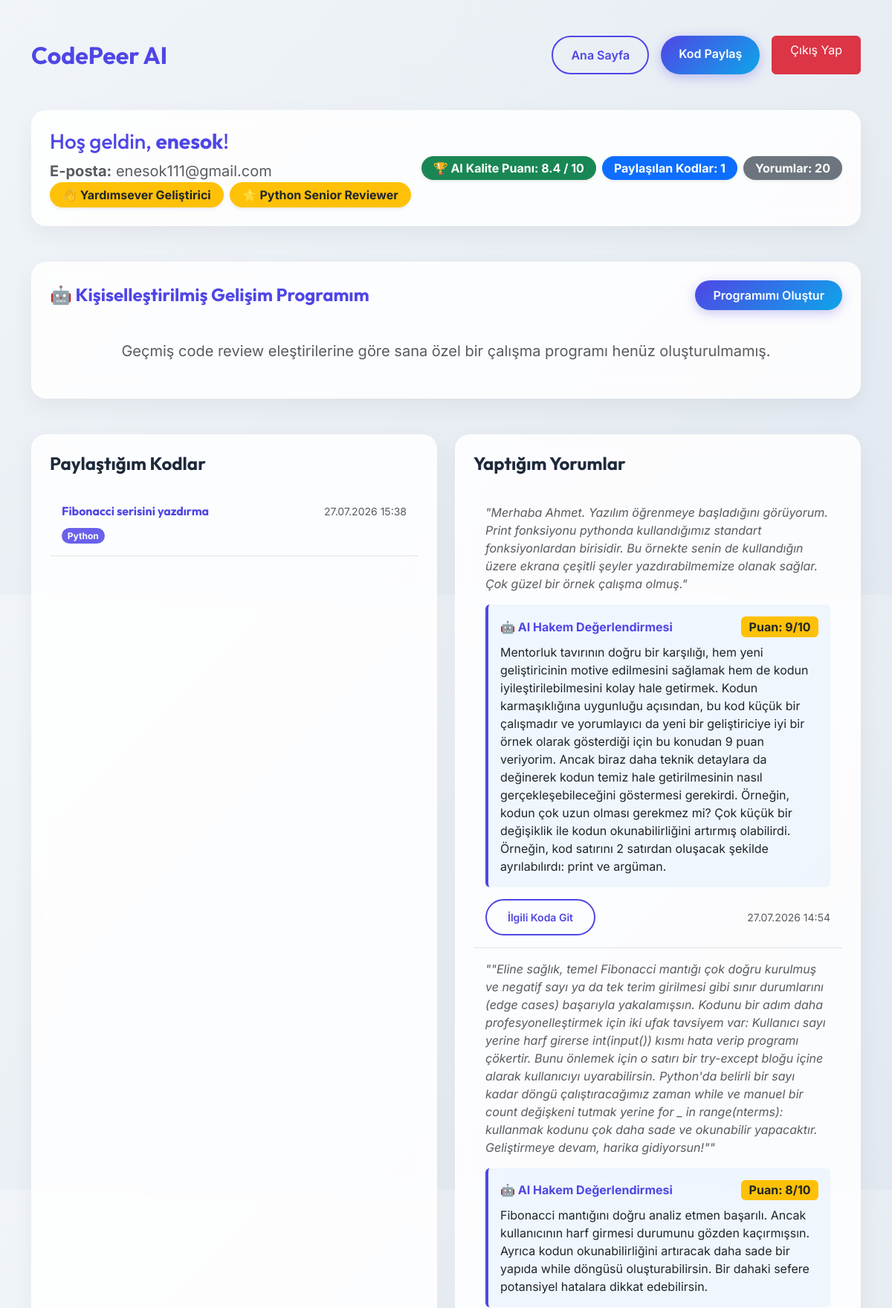
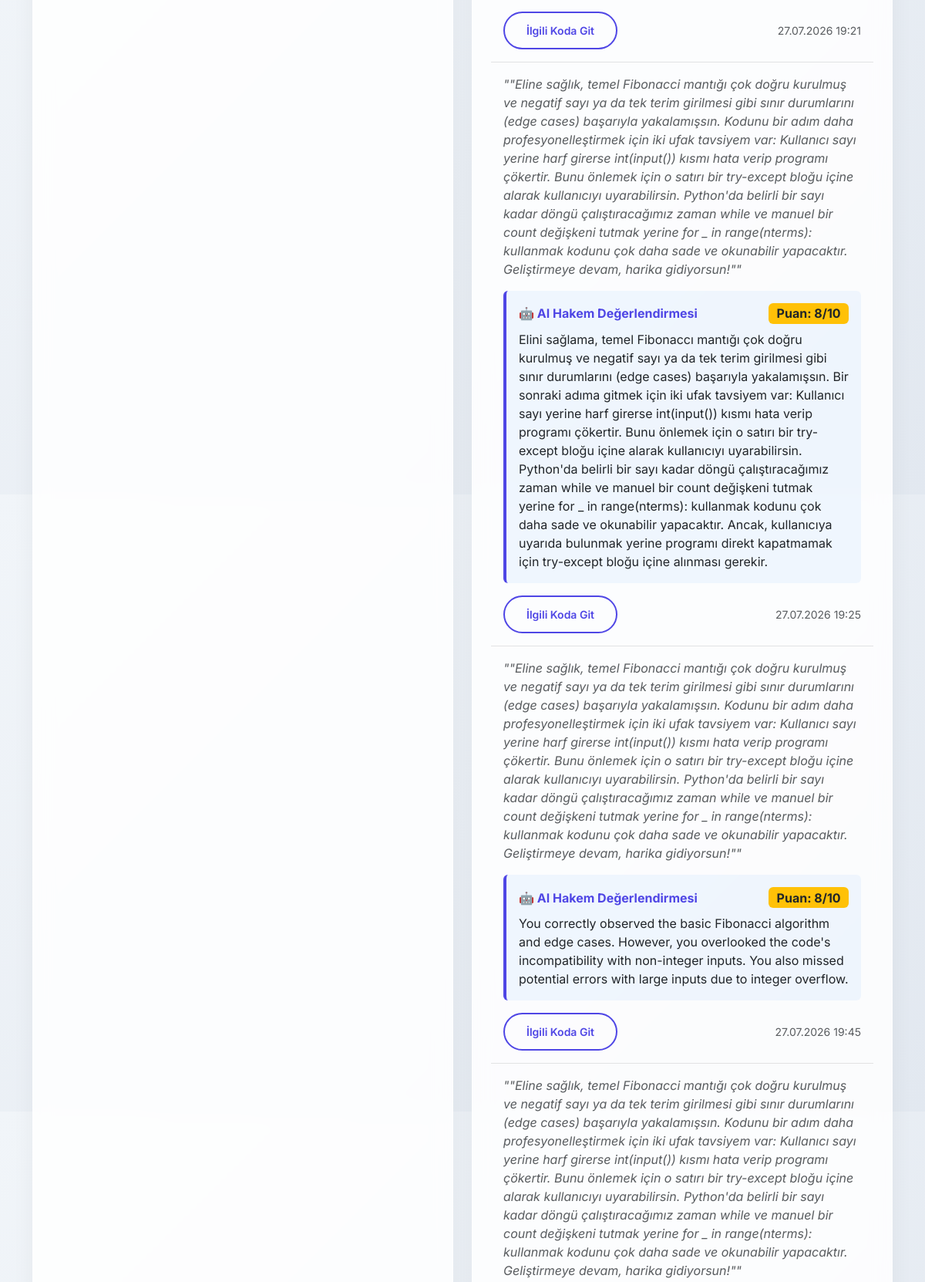
Screenshot of /profile (signed in, upper part) with the database file from the repository (2 pictures, top to bottom).
### database.py (models this page shows)
class User(Base):
    __tablename__ = "users"
    id = Column(Integer, primary_key=True, index=True)
    username = Column(String, unique=True, index=True)
    email = Column(String, unique=True, index=True)
    hashed_password = Column(String)
    learning_plan = Column(Text, nullable=True)  # AI tarafından oluşturulan kişisel eğitim programı
    posts = relationship("CodePost", back_populates="owner")
    comments = relationship("Comment", back_populates="author")

class CodePost(Base):
    __tablename__ = "code_posts"
    id = Column(Integer, primary_key=True, index=True)
    title = Column(String, index=True)
    content = Column(Text)  # Kullanıcının yüklediği ham kod bloğu
    language = Column(String)  # Python, JS, C++ vb.
    created_at = Column(DateTime, default=datetime.utcnow)
    user_id = Column(Integer, ForeignKey("users.id"))
    owner = relationship("User", back_populates="posts")
    comments = relationship("Comment", back_populates="post")
    ai_reviews = relationship("AIReview", back_populates="post")

class Comment(Base):
    __tablename__ = "comments"
    id = Column(Integer, primary_key=True, index=True)
    content = Column(Text)  # Kullanıcının kod hakkındaki analizi/yorumu
    created_at = Column(DateTime, default=datetime.utcnow)
    user_id = Column(Integer, ForeignKey("users.id"))
    post_id = Column(Integer, ForeignKey("code_posts.id"))
    author = relationship("User", back_populates="comments")
    post = relationship("CodePost", back_populates="comments")
    ai_reviews = relationship("AIReview", back_populates="comment")

class AIReview(Base):
    __tablename__ = "ai_reviews"
    id = Column(Integer, primary_key=True, index=True)
    review_text = Column(Text)  # LLM'den gelen detaylı analiz metni
    score = Column(Integer, nullable=True)  # LLM'in verdiği puan (Örn: 1-10 arası)
    target_type = Column(String)  # "post" (kod için) veya "comment" (yorum incelemesi için)
    created_at = Column(DateTime, default=datetime.utcnow)
    post_id = Column(Integer, ForeignKey("code_posts.id"), nullable=True)
    comment_id = Column(Integer, ForeignKey("comments.id"), nullable=True)
    post = relationship("CodePost", back_populates="ai_reviews")
    comment = relationship("Comment", back_populates="ai_reviews")

### main.py (the view)
@app.get("/profile")
def profile_page(request: Request, current_user: str = Cookie(None), db: Session = Depends(database.get_db)):
    if not current_user:
        return RedirectResponse(url="/login", status_code=status.HTTP_303_SEE_OTHER)
    user = db.query(database.User).filter(database.User.username == current_user).first()
    if not user:
        return RedirectResponse(url="/login", status_code=status.HTTP_303_SEE_OTHER)
    total_score = 0
    review_count = 0
    language_stats = {}
    mentor_score = 0
    mentor_count = 0
    for comment in user.comments:
        if comment.ai_reviews and comment.ai_reviews[0].score is not None:
            ai_score = comment.ai_reviews[0].score
            total_score += ai_score
            review_count += 1
            lang = comment.post.language.strip()
            code_lines = len(comment.post.content.strip().splitlines())
            if code_lines <= 5:
                mentor_score += ai_score
                mentor_count += 1
            else:
                if lang not in language_stats:
                    language_stats[lang] = {"total_score": 0, "count": 0}
                language_stats[lang]["total_score"] += ai_score
                language_stats[lang]["count"] += 1
    avg_score = round(total_score / review_count, 1) if review_count > 0 else 0
    earned_badges = []
    if mentor_count >= 1:
        mentor_avg = mentor_score / mentor_count
        if mentor_count >= 2 and mentor_avg >= 8.5:
            earned_badges.append("🤝 Topluluk Mentoru")
        elif mentor_count >= 1 and mentor_avg >= 7.0:
            earned_badges.append("👋 Yardımsever Geliştirici")
    for lang, stats in language_stats.items():
        lang_avg = stats["total_score"] / stats["count"]
        if stats["count"] >= 3 and lang_avg >= 8.5:
            earned_badges.append(f"🏅 {lang} Master Reviewer")
        elif stats["count"] >= 2 and lang_avg >= 7.0:
            earned_badges.append(f"⭐ {lang} Senior Reviewer")
        elif stats["count"] >= 1 and lang_avg >= 5.0:
            earned_badges.append(f"👍 {lang} Gözlemcisi")
    return templates.TemplateResponse(
        request=request,
        name="profile.html",
        context={
            "title": f"{user.username} - Profil",
            "username": current_user,
            "user": user,
            "avg_score": avg_score,
            "earned_badges": earned_badges # Kazanılan rozetleri HTML'e gönder
        }
    )

### templates/profile.html (shortened to what this page needs)
<!DOCTYPE html>
<html lang="tr">
<head>
    <link href="https://cdn.jsdelivr.net/npm/bootstrap@5.3.0/dist/css/bootstrap.min.css" rel="stylesheet">
    <link href="/static/css/style.css" rel="stylesheet">
</head>
<body>
    <div class="container py-5">
        <div class="d-flex justify-content-between align-items-center mb-5">
            <h2 class="fw-bold m-0" style="color: var(--primary);">CodePeer AI</h2>
            <div class="d-flex gap-3">
                <a href="/" class="btn btn-premium-outline px-4">Ana Sayfa</a>
                <a href="/post" class="btn btn-premium px-4">Kod Paylaş</a>
                <a href="/logout" class="btn btn-danger px-4">Çıkış Yap</a>
            </div>
        </div>
        <div class="glass-card p-4 mb-5 transition-all" style="border-radius: 1.25rem;">
            <div class="row align-items-center">
                <div class="col-md-8">
                    <h3 class="mb-2" style="color: var(--primary);">Hoş geldin, <span class="fw-bold">{{ user.username }}</span>!</h3>
                    <p class="text-muted mb-0 fs-5"><strong>E-posta:</strong> {{ user.email }}</p>
                    {% if earned_badges %}
                        <div class="d-flex gap-2 flex-wrap">
                            {% for badge in earned_badges %}
                                <span class="badge bg-warning text-dark fs-6 p-2 px-3 rounded-pill shadow-sm border border-warning">{{ badge }}</span>
                            {% endfor %}
                        </div>
                    {% endif %}
                </div>
                <div class="col-md-4 text-md-end mt-3 mt-md-0">
                    <div class="d-flex gap-2 justify-content-md-end">
                        <span class="badge bg-success fs-6 p-2 px-3 rounded-pill shadow-sm">🏆 AI Kalite Puanı: {{ avg_score }} / 10</span>
                        <span class="badge bg-primary fs-6 p-2 px-3 rounded-pill shadow-sm">Paylaşılan Kodlar: {{ user.posts|length }}</span>
                        <span class="badge bg-secondary fs-6 p-2 px-3 rounded-pill shadow-sm">Yorumlar: {{ user.comments|length }}</span>
                    </div>
                </div>
            </div>
        </div>
        <div class="glass-card p-4 mb-5 transition-all" style="border-radius: 1.25rem;">
            <div class="d-flex justify-content-between align-items-center mb-3">
                <h4 class="fw-bold m-0" style="color: var(--primary);">🤖 Kişiselleştirilmiş Gelişim Programım</h4>
                <form action="/profile/generate-plan" method="POST" onsubmit="this.querySelector('button').innerHTML='Hazırlanıyor... ⏳'; this.querySelector('button').disabled=true;">
                    <button type="submit" class="btn btn-premium px-4 py-2 fs-6">
                        {% if user.learning_plan %}Programımı Güncelle{% else %}Programımı Oluştur{% endif %}
                    </button>
                </form>
            </div>
            {% if user.learning_plan %}
                <hr>
                <div id="learning-plan-content" class="mt-4" style="color: var(--text-main); font-size: 1.1rem; line-height: 1.6;">
                    {{ user.learning_plan }}
                </div>
                <script src="https://cdn.jsdelivr.net/npm/marked/marked.min.js"></script>
                <script>
                    document.addEventListener("DOMContentLoaded", function() {
                        var contentDiv = document.getElementById("learning-plan-content");
                        var rawMarkdown = contentDiv.innerText || contentDiv.textContent;
                        contentDiv.innerHTML = marked.parse(rawMarkdown);
                    });
                </script>
            {% else %}
                <div class="text-center py-4">
                    <p class="text-muted fs-5 mb-0">Geçmiş code review eleştirilerine göre sana özel bir çalışma programı henüz oluşturulmamış.</p>
                </div>
            {% endif %}
        </div>
        <div class="row">
            <div class="col-lg-6 mb-4">
                <div class="glass-card p-4 h-100 transition-all hover-lift" style="border-radius: 1.25rem;">
                    <h4 class="fw-bold mb-4" style="color: var(--text-main);">Paylaştığım Kodlar</h4>
                    {% if user.posts %}
                        <div class="list-group list-group-flush bg-transparent">
                        {% for post in user.posts %}
                            <a href="/post/{{ post.id }}" class="list-group-item list-group-item-action bg-transparent border-bottom py-3" style="border-color: rgba(0,0,0,0.1) !important;">
                                <div class="d-flex w-100 justify-content-between align-items-center mb-1">
                                    <h6 class="mb-0 fw-bold" style="color: var(--primary);">{{ post.title }}</h6>
                                    <small class="text-muted">{{ post.created_at.strftime('%d.%m.%Y %H:%M') }}</small>
                                </div>
                                <span class="badge rounded-pill mt-2" style="background-color: var(--primary); opacity: 0.85;">{{ post.language }}</span>
                            </a>
                        {% endfor %}
                        </div>
                    {% else %}
                        <div class="text-center py-5">
                            <p class="text-muted fs-5">Henüz hiç kod paylaşmadın.</p>
                            <a href="/post" class="btn btn-premium px-4 mt-2">Hemen Paylaş</a>
                        </div>
                    {% endif %}
                </div>
            </div>
            <div class="col-lg-6 mb-4">
                <div class="glass-card p-4 h-100 transition-all hover-lift" style="border-radius: 1.25rem;">
                    <h4 class="fw-bold mb-4" style="color: var(--text-main);">Yaptığım Yorumlar</h4>
                    {% if user.comments %}
                        <div class="list-group list-group-flush bg-transparent">
                        {% for comment in user.comments %}
                            <div class="list-group-item bg-transparent border-bottom py-3" style="border-color: rgba(0,0,0,0.1) !important;">
                                <p class="mb-3 text-muted fst-italic">"{{ comment.content }}"</p>
                                {% if comment.ai_reviews %}
                                    {% set ai_feedback = comment.ai_reviews[0] %}
                                    <div class="mt-3 mb-3 p-3 rounded" style="background-color: rgba(13, 110, 253, 0.05); border-left: 4px solid var(--primary);">
                                        <div class="d-flex justify-content-between align-items-center mb-2">
                                            <strong style="color: var(--primary);">🤖 AI Hakem Değerlendirmesi</strong>
                                            <span class="badge bg-warning text-dark fs-6">Puan: {{ ai_feedback.score }}/10</span>
                                        </div>
                                        <p class="mb-0 text-sm">{{ ai_feedback.review_text }}</p>
                                    </div>
                                {% endif %}
                                <div class="d-flex justify-content-between align-items-center">
                                    <a href="/post/{{ comment.post_id }}" class="btn btn-sm btn-premium-outline">İlgili Koda Git</a>
                                    <small class="text-muted">{{ comment.created_at.strftime('%d.%m.%Y %H:%M') }}</small>
                                </div>
                            </div>
                        {% endfor %}
                        </div>
                    {% else %}
                        <div class="text-center py-5">
                            <p class="text-muted fs-5">Henüz kimsenin koduna yorum yapmadın.</p>
                            <a href="/" class="btn btn-premium-outline px-4 mt-2">Kodları İncele</a>
                        </div>
                    {% endif %}
                </div>
            </div>
        </div>
    </div>
</body>
</html>

### static/css/style.css (style rules this page uses)
:root { --primary: #4f46e5; --primary-hover: #4338ca; --secondary: #0ea5e9; --bg-color: #f1f5f9; --card-bg: rgba(255, 255, 255, 0.85); --text-main: #1e293b; --text-muted: #64748b; --glass-border: rgba(255, 255, 255, 0.4); }
body { background: linear-gradient(135deg, #f1f5f9 0%, #e2e8f0 100%); font-family: 'Inter', sans-serif; color: var(--text-main); min-height: 100vh; }
h1, h2, h3, h4, h5, h6 { font-family: 'Outfit', sans-serif; }
.glass-card { background: var(--card-bg); backdrop-filter: blur(12px); -webkit-backdrop-filter: blur(12px); border: 1px solid var(--glass-border); box-shadow: 0 10px 30px rgba(0, 0, 0, 0.05); border-radius: 1.5rem; padding: 2.5rem; }
.btn-premium { background: linear-gradient(135deg, var(--primary), var(--secondary)); color: white; border: none; padding: 0.75rem 1.75rem; border-radius: 999px; font-weight: 600; transition: all 0.3s ease; box-shadow: 0 4px 15px rgba(79, 70, 229, 0.3); }
.btn-premium-outline { background: transparent; color: var(--primary); border: 2px solid var(--primary); padding: 0.75rem 1.75rem; border-radius: 999px; font-weight: 600; transition: all 0.3s ease; }

### rows the page displays
User: username "enesok", email "enesok111@gmail.com"
CodePost: title "Fibonacci serisini yazdırma", created_at "27.07.2026 15:38", language "Python"
Comment: content "Merhaba Ahmet. Yazılım öğrenmeye başladığını görüyorum. Print fonksiyonu pythonda kullandığımız standart fonksiyonlardan birisidir. Bu örnekte senin de kullandığın üzere ekrana çeşitli şeyler yazdırabilmemize olanak sağlar. Çok güzel bir örnek çalışma olmuş.", created_at "27.07.2026 14:54"
AIReview: score "9", review_text "Mentorluk tavırının doğru bir karşılığı, hem yeni geliştiricinin motive edilmesini sağlamak hem de kodun iyileştirilebilmesini kolay hale getirmek. Kodun karmaşıklığına uygunluğu açısından, bu kod küçük bir çalışmadır ve yorumlayıcı da yeni bir geliştiriciye iyi bir örnek olarak gösterdiği için bu konudan 9 puan veriyorim. Ancak biraz daha teknik detaylara da değinerek kodun temiz hale getirilmesinin nasıl gerçekleşebileceğini göstermesi gerekirdi. Örneğin, kodun çok uzun olması gerekmez mi? Çok küçük bir değişiklik ile kodun okunabilirliğini artırmış olabilirdi. Örneğin, kod satırını 2 satırdan oluşacak şekilde ayrılabılırdı: print ve argüman."
Comment: content "\"Eline sağlık, temel Fibonacci mantığı çok doğru kurulmuş ve negatif sayı ya da tek terim girilmesi gibi sınır durumlarını (edge cases) başarıyla yakalamışsın. Kodunu bir adım daha profesyonelleştirmek için iki ufak tavsiyem var: Kullanıcı sayı yerine harf girerse int(input()) kısmı hata verip programı çökertir. Bunu önlemek için o satırı bir try-except bloğu içine alarak kullanıcıyı uyarabilirsin. Python'da belirli bir sayı kadar döngü çalıştıracağımız zaman while ve manuel bir count değişkeni tutmak yerine for _ in range(nterms): kullanmak kodunu çok daha sade ve okunabilir yapacaktır. Geliştirmeye devam, harika gidiyorsun!\"", created_at "27.07.2026 19:21"
AIReview: score "8", review_text "Fibonacci mantığını doğru analiz etmen başarılı. Ancak kullanıcının harf girmesi durumunu gözden kaçırmışsın. Ayrıca kodun okunabilirliğini artıracak daha sade bir yapıda while döngüsü oluşturabilirsin. Bir dahaki sefere potansiyel hatalara dikkat edebilirsin."
Comment: content "\"Eline sağlık, temel Fibonacci mantığı çok doğru kurulmuş ve negatif sayı ya da tek terim girilmesi gibi sınır durumlarını (edge cases) başarıyla yakalamışsın. Kodunu bir adım daha profesyonelleştirmek için iki ufak tavsiyem var: Kullanıcı sayı yerine harf girerse int(input()) kısmı hata verip programı çökertir. Bunu önlemek için o satırı bir try-except bloğu içine alarak kullanıcıyı uyarabilirsin. Python'da belirli bir sayı kadar döngü çalıştıracağımız zaman while ve manuel bir count değişkeni tutmak yerine for _ in range(nterms): kullanmak kodunu çok daha sade ve okunabilir yapacaktır. Geliştirmeye devam, harika gidiyorsun!\"", created_at "27.07.2026 19:25"
AIReview: score "8", review_text "Elini sağlama, temel Fibonaccı mantığı çok doğru kurulmuş ve negatif sayı ya da tek terim girilmesi gibi sınır durumlarını (edge cases) başarıyla yakalamışsın. Bir sonraki adıma gitmek için iki ufak tavsiyem var: Kullanıcı sayı yerine harf girerse int(input()) kısmı hata verip programı çökertir. Bunu önlemek için o satırı bir try-except bloğu içine alarak kullanıcıyı uyarabilirsin. Python'da belirli bir sayı kadar döngü çalıştıracağımız zaman while ve manuel bir count değişkeni tutmak yerine for _ in range(nterms): kullanmak kodunu çok daha sade ve okunabilir yapacaktır. Ancak, kullanıcıya uyarıda bulunmak yerine programı direkt kapatmamak için try-except bloğu içine alınması gerekir."
Comment: content "\"Eline sağlık, temel Fibonacci mantığı çok doğru kurulmuş ve negatif sayı ya da tek terim girilmesi gibi sınır durumlarını (edge cases) başarıyla yakalamışsın. Kodunu bir adım daha profesyonelleştirmek için iki ufak tavsiyem var: Kullanıcı sayı yerine harf girerse int(input()) kısmı hata verip programı çökertir. Bunu önlemek için o satırı bir try-except bloğu içine alarak kullanıcıyı uyarabilirsin. Python'da belirli bir sayı kadar döngü çalıştıracağımız zaman while ve manuel bir count değişkeni tutmak yerine for _ in range(nterms): kullanmak kodunu çok daha sade ve okunabilir yapacaktır. Geliştirmeye devam, harika gidiyorsun!\"", created_at "27.07.2026 19:45"
AIReview: score "8", review_text "You correctly observed the basic Fibonacci algorithm and edge cases. However, you overlooked the code's incompatibility with non-integer inputs. You also missed potential errors with large inputs due to integer overflow."
Comment: content "\"Eline sağlık, temel Fibonacci mantığı çok doğru kurulmuş ve negatif sayı ya da tek terim girilmesi gibi sınır durumlarını (edge cases) başarıyla yakalamışsın. Kodunu bir adım daha profesyonelleştirmek için iki ufak tavsiyem var: Kullanıcı sayı yerine harf girerse int(input()) kısmı hata verip programı çökertir. Bunu önlemek için o satırı bir try-except bloğu içine alarak kullanıcıyı uyarabilirsin. Python'da belirli bir sayı kadar döngü çalıştıracağımız zaman while ve manuel bir count değişkeni tutmak yerine for _ in range(nterms): kullanmak kodunu çok daha sade ve okunabilir yapacaktır. Geliştirmeye devam, harika gidiyorsun!\""

### other values shown
{{ badge }} "👋 Yardımsever Geliştirici" "⭐ Python Senior Reviewer"
{{ avg_score }} "8.4"
{{ user.posts|length }} "1"
{{ user.comments|length }} "20"
